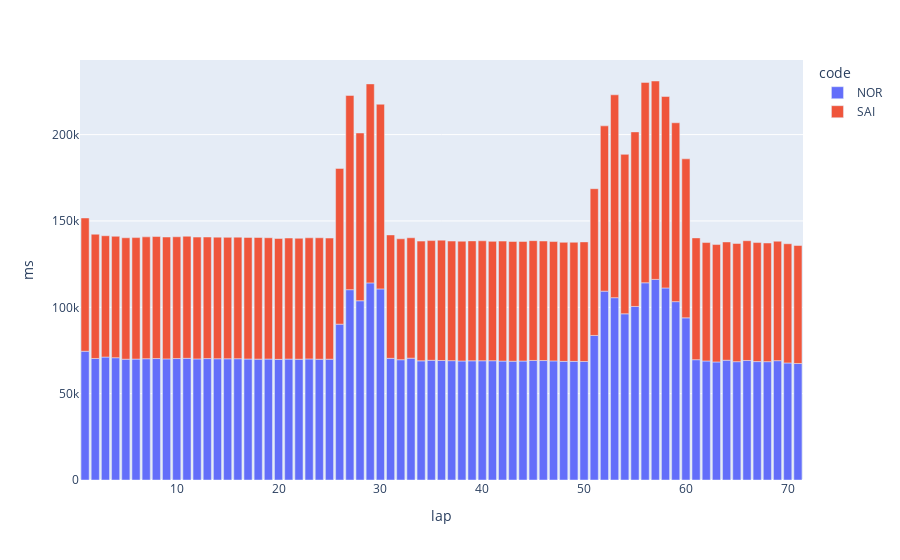

The notebook cell saved with this chart:
### Code cell
## Barplot to observe lap times over laps
fig = px.bar(mcl_r1, x = "lap", y = "ms", color = "code")
fig.show()

### Figure 1 — Plotly figure (JSON) as saved in the notebook; plotly's stock layout.template omitted (floating-point values rounded to 4 significant figures)
{"data": [{"alignmentgroup": "True", "hovertemplate": "code=NOR<br>lap=%{x}<br>ms=%{y}<extra></extra>", "legendgroup": "NOR", "marker": {"color": "#636efa"}, "name": "NOR", "offsetgroup": "NOR", "orientation": "v", "showlegend": true, "textposition": "auto", "type": "bar", "x": [1, 2, 3, 4, 5, 6, 7, 8, 9, 10, 11, 12, 13, 14, 15, 16, 17, 18, 19, 20, 21, 22, 23, 24, 25, 26, 27, 28, 29, 30, 31, 32, 33, 34, 35, 36, 37, 38, 39, 40, 41, 42, 43, 44, 45, 46, 47, 48, 49, 50, 51, 52, 53, 54, 55, 56, 57, 58, 59, 60, 61, 62, 63, 64, 65, 66, 67, 68, 69, 70, 71], "xaxis": "x", "y": [74567, 70366, 71197, 70810, 69949, 70017, 70228, 70324, 70132, 70324, 70449, 70112, 70309, 70210, 70187, 70235, 70052, 69984, 70029, 69860, 70012, 69933, 70106, 69940, 69963, 90234, 110203, 103795, 114141, 110654, 70457, 69651, 70548, 69008, 69311, 69205, 69111, 68923, 69026, 69044, 69074, 68865, 68787, 68898, 69217, 69175, 68978, 68699, 68695, 68638, 83701, 109362, 105573, 96233, 100490, 114196, 116164, 111211, 103284, 93893, 69662, 68923, 68362, 69354, 68518, 69211, 68574, 68529, 69102, 67781, 67475], "yaxis": "y"}, {"alignmentgroup": "True", "hovertemplate": "code=SAI<br>lap=%{x}<br>ms=%{y}<extra></extra>", "legendgroup": "SAI", "marker": {"color": "#EF553B"}, "name": "SAI", "offsetgroup": "SAI", "orientation": "v", "showlegend": true, "textposition": "auto", "type": "bar", "x": [1, 2, 3, 4, 5, 6, 7, 8, 9, 10, 11, 12, 13, 14, 15, 16, 17, 18, 19, 20, 21, 22, 23, 24, 25, 26, 27, 28, 29, 30, 31, 32, 33, 34, 35, 36, 37, 38, 39, 40, 41, 42, 43, 44, 45, 46, 47, 48, 49, 50, 51, 52, 53, 54, 55, 56, 57, 58, 59, 60, 61, 62, 63, 64, 65, 66, 67, 68, 69, 70, 71], "xaxis": "x", "y": [77168, 71958, 70243, 70316, 70317, 70342, 70563, 70651, 70571, 70518, 70701, 70549, 70392, 70421, 70322, 70378, 70405, 70434, 70250, 70010, 70105, 70051, 70133, 70316, 70141, 90179, 112463, 97161, 115235, 106943, 71454, 70021, 69718, 69320, 69328, 69685, 69246, 69365, 69427, 69460, 69105, 69457, 69329, 69243, 69374, 69220, 69089, 68928, 68974, 69232, 84968, 95696, 117478, 92324, 101084, 116046, 114877, 110839, 103568, 92073, 70526, 68576, 67974, 68497, 68446, 69339, 68917, 68712, 69155, 69028, 68308], "yaxis": "y"}], "layout": {"autosize": true, "barmode": "relative", "legend": {"title": {"text": "code"}, "tracegroupgap": 0}, "margin": {"t": 60}, "xaxis": {"anchor": "y", "autorange": true, "domain": [0, 1], "range": [0.5, 71.5], "title": {"text": "lap"}, "type": "linear"}, "yaxis": {"anchor": "x", "autorange": true, "domain": [0, 1], "range": [0, 243200.0], "title": {"text": "ms"}, "type": "linear"}}}
